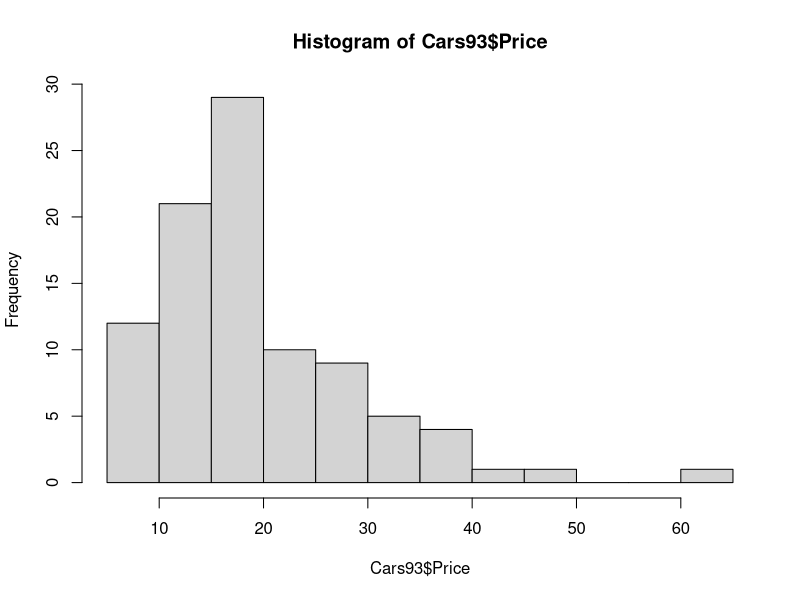
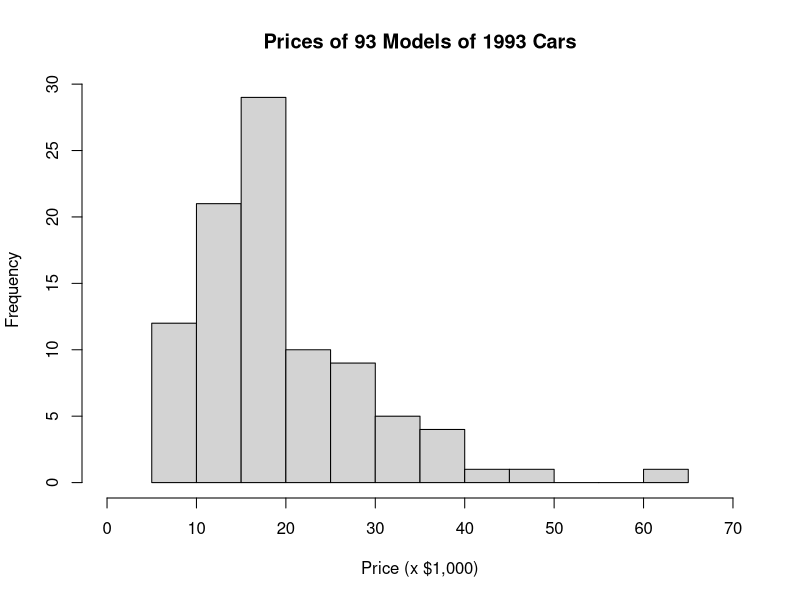
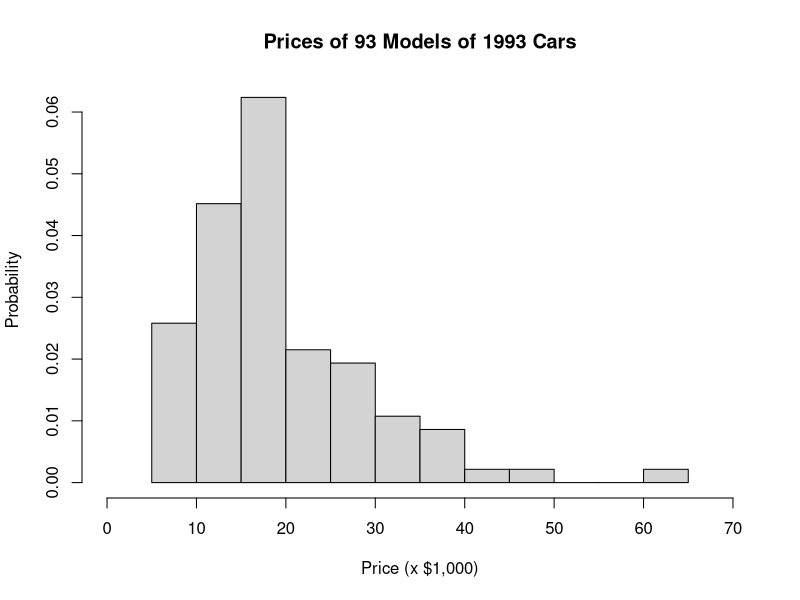
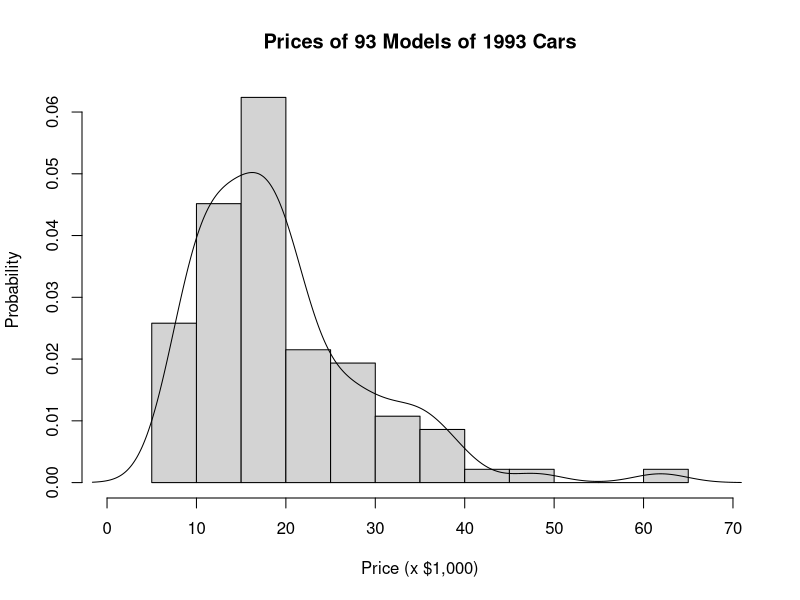
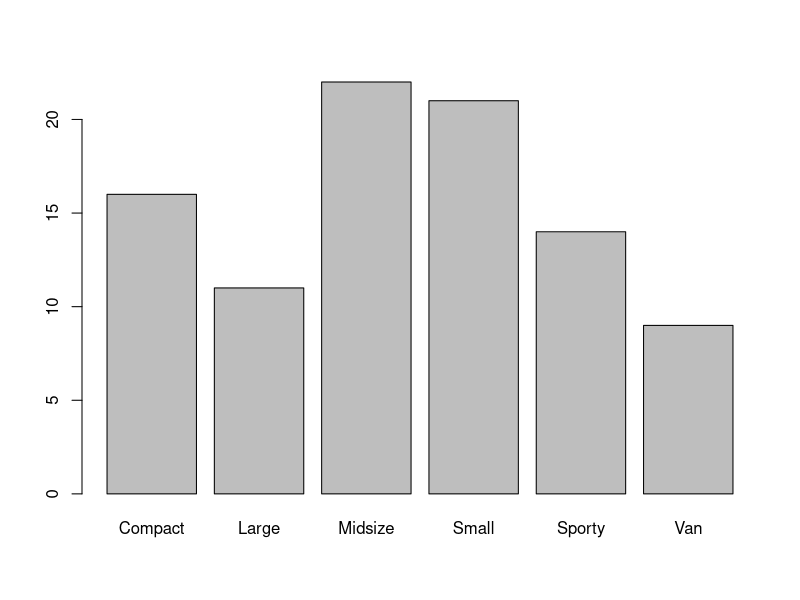
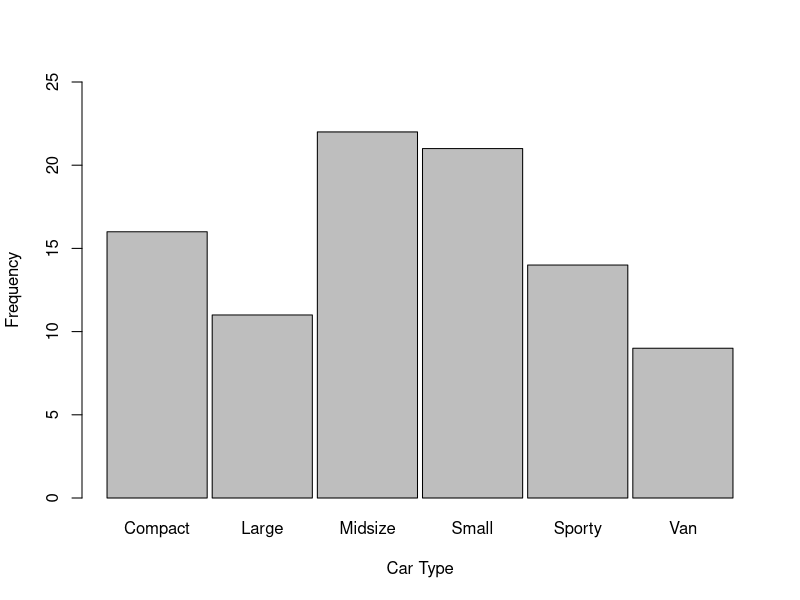
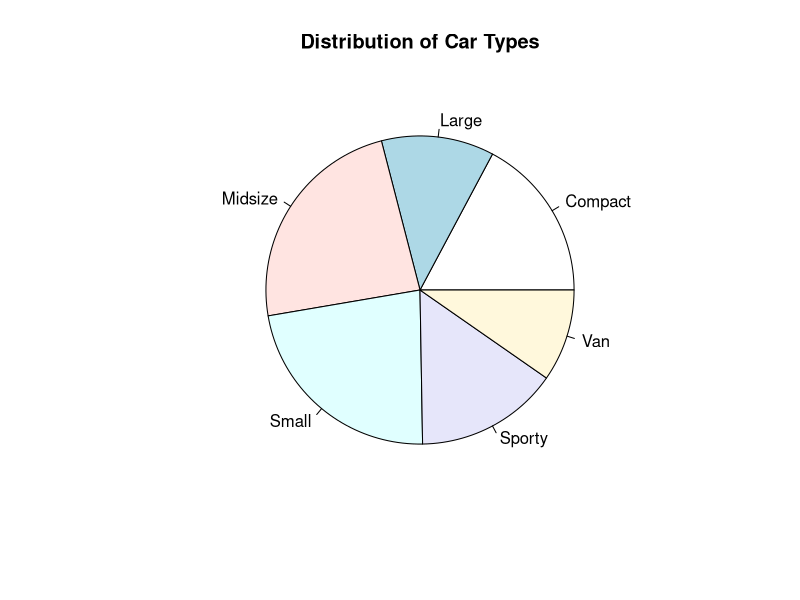
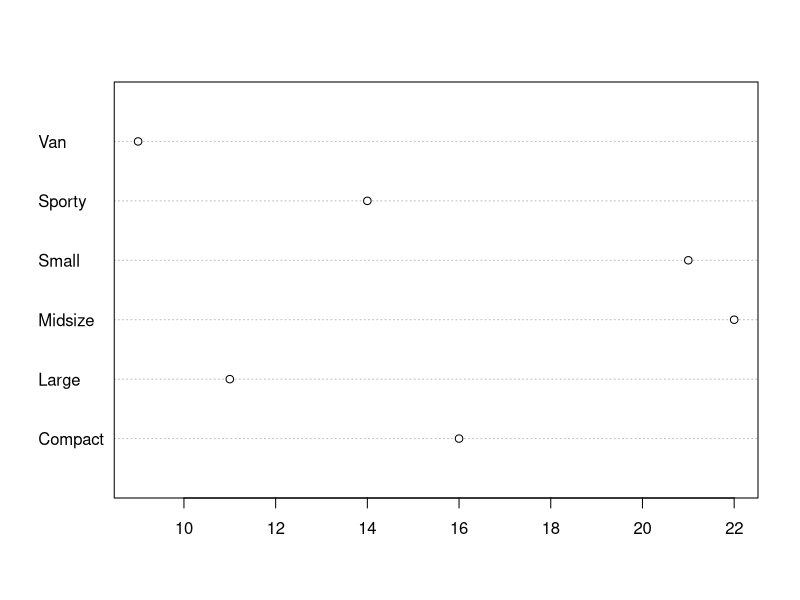

Recreate these plots in R, in order.
library(MASS)


### Base R Graphics


## Histogram

# distribution of price
hist(Cars93$Price)

# same with labels
hist(Cars93$Price,
     xlab = "Price (x $1,000)",
     ylab = "Frequency",
     xlim = c(0, 70),
     main = "Prices of 93 Models of 1993 Cars")

# same with probability instead of frequency
hist(Cars93$Price,
     xlab = "Price (x $1,000)",
     ylab = "Probability",
     xlim = c(0, 70),
     main = "Prices of 93 Models of 1993 Cars",
     probability = TRUE)

# adding density line
hist(Cars93$Price,
     xlab = "Price (x $1,000)",
     ylab = "Probability",
     xlim = c(0, 70),
     main = "Prices of 93 Models of 1993 Cars",
     probability = TRUE)
lines(density(Cars93$Price))



## Bar Chart

# distribution of type
table(Cars93$Type)

# as barchart
barplot(table(Cars93$Type))

# bar chart with custom limits, labels, line type and space
barplot(
  table(Cars93$Type),
  ylim = c(0, 25),
  xlab = "Car Type",
  ylab = "Frequency",
  space = .05
)



## Pie Chart
pie(table(Cars93$Type), main = "Distribution of Car Types")



## Dot Chart
# a kind of horizontal bar chart
type.frame <- data.frame(table(Cars93$Type))
type.frame
dotchart(type.frame$Freq, type.frame$Var1)

# also works using subsetting notation
dotchart(type.frame[,2], type.frame[,1])



## Grouped Bar Chart

# US commercial space revenues 1990 - 1994
rev.values <-
  c(1000,1300,1300,1100,1400,
    800,1200,1500,1850,2330,
    860,1300,1400,1600,1970,
    570,380,450,465,580,
    155,190,210,250,300)

# matrix (from vector)
space.rev <- matrix(rev.values, nrow = 5, byrow = T)

# column names
colnames(space.rev) <- c("1990", "1991", "1992", "1993", "1994")

# row names
rownames(space.rev) <- c(
  "Commercial Satellites Delivered",
  "Satellite Services",
  "Satellite Ground Equipment",
  "Commercial Launches",
  "Remote Sensing Data"
)

# colors
color.names = c(
  "black",
  "grey25",
  "grey50",
  "grey75",
  "white")

# bar chart
# beside=TRUE - bars will be besides each other
barplot(
  space.rev,
  beside = TRUE,
  xlab = "Year",
  ylab = "Revenue (x $1,000)",
  col = color.names
)

# add legend
legend(1,2300,rownames(space.rev), cex=0.7, fill = color.names, bty = "n")



## Scatter Plot

# with labels
plot(
  Cars93$Horsepower,
  Cars93$MPG.city,
  xlab = "Horsepower",
  ylab = "MPG City",
  main = "MPG City vs Horsepower"
)

# using formula notation
plot(
  Cars93$MPG.city ~ Cars93$Horsepower,
  xlab = "Horsepower",
  ylab = "MPG City",
  main = "MPG City ~ Horsepower"
)

# filled black dots
plot(
  Cars93$Horsepower,
  Cars93$MPG.city,
  xlab = "Horsepower",
  ylab = "MPG City",
  main = "MPG City ~ Horsepower",
  pch = 16
)

# plotting character = number of cylinders
# (adding 3rd variable)
plot(
  Cars93$Horsepower,
  Cars93$MPG.city,
  xlab = "Horsepower",
  ylab = "MPG City",
  main = "MPG City ~ Horsepower",
  pch = as.character(Cars93$Cylinders)
)



## Scatter Plot Matrix
cars.subset <- subset(Cars93, select = c(MPG.city, Price, Horsepower))
head(cars.subset)
pairs(cars.subset)

cars.subset <- subset(Cars93, select = c(MPG.city, Price, Horsepower, Cylinders))
head(cars.subset)
pairs(cars.subset)



## Box Plot

boxplot(Cars93$Horsepower ~ Cars93$Cylinders)

# nice labels
boxplot(Cars93$Horsepower ~ Cars93$Cylinders,
        xlab = "Cylinders",
        ylab = "Horsepower")

# nice labels using 'data' argument
boxplot(Horsepower ~ Cylinders, data = Cars93)
